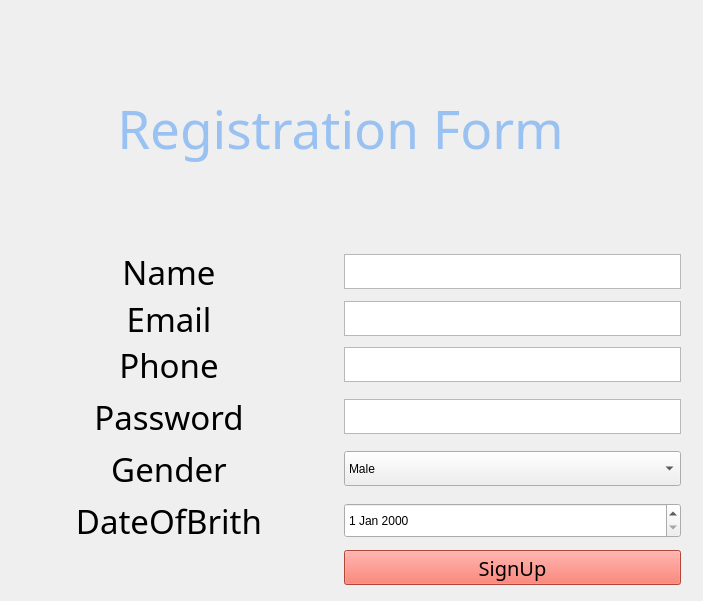
<?xml version="1.0" encoding="UTF-8"?>
<ui version="4.0">
 <class>MainWindow</class>
 <widget class="QMainWindow" name="MainWindow">
  <property name="windowModality">
   <enum>Qt::NonModal</enum>
  </property>
  <property name="enabled">
   <bool>true</bool>
  </property>
  <property name="geometry">
   <rect>
    <x>0</x>
    <y>0</y>
    <width>703</width>
    <height>601</height>
   </rect>
  </property>
  <property name="windowTitle">
   <string>RegistrationForm</string>
  </property>
  <widget class="QWidget" name="centralwidget">
   <property name="enabled">
    <bool>true</bool>
   </property>
   <widget class="QWidget" name="verticalLayoutWidget">
    <property name="geometry">
     <rect>
      <x>0</x>
      <y>14</y>
      <width>681</width>
      <height>571</height>
     </rect>
    </property>
    <layout class="QVBoxLayout" name="verticalLayout">
     <item>
      <layout class="QHBoxLayout" name="horizontalLayout_8">
       <item>
        <widget class="QLabel" name="label">
         <property name="sizePolicy">
          <sizepolicy hsizetype="Preferred" vsizetype="Preferred">
           <horstretch>0</horstretch>
           <verstretch>0</verstretch>
          </sizepolicy>
         </property>
         <property name="font">
          <font>
           <family>Abyssinica SIL</family>
           <pointsize>40</pointsize>
          </font>
         </property>
         <property name="styleSheet">
          <string notr="true">color: rgb(153, 193, 241);
</string>
         </property>
         <property name="text">
          <string>Registration Form</string>
         </property>
         <property name="alignment">
          <set>Qt::AlignCenter</set>
         </property>
        </widget>
       </item>
      </layout>
     </item>
     <item>
      <layout class="QHBoxLayout" name="horizontalLayout_7">
       <item>
        <widget class="QLabel" name="label_2">
         <property name="sizePolicy">
          <sizepolicy hsizetype="Preferred" vsizetype="Preferred">
           <horstretch>1</horstretch>
           <verstretch>0</verstretch>
          </sizepolicy>
         </property>
         <property name="font">
          <font>
           <family>aakar</family>
           <pointsize>25</pointsize>
          </font>
         </property>
         <property name="text">
          <string>Name</string>
         </property>
         <property name="alignment">
          <set>Qt::AlignCenter</set>
         </property>
        </widget>
       </item>
       <item>
        <widget class="QPlainTextEdit" name="plainTextEdit">
         <property name="sizePolicy">
          <sizepolicy hsizetype="Expanding" vsizetype="Preferred">
           <horstretch>1</horstretch>
           <verstretch>0</verstretch>
          </sizepolicy>
         </property>
         <property name="maximumSize">
          <size>
           <width>16777215</width>
           <height>35</height>
          </size>
         </property>
         <property name="styleSheet">
          <string notr="true"/>
         </property>
        </widget>
       </item>
      </layout>
     </item>
     <item>
      <layout class="QHBoxLayout" name="horizontalLayout_6">
       <property name="sizeConstraint">
        <enum>QLayout::SetDefaultConstraint</enum>
       </property>
       <item>
        <widget class="QLabel" name="label_3">
         <property name="sizePolicy">
          <sizepolicy hsizetype="Preferred" vsizetype="Preferred">
           <horstretch>1</horstretch>
           <verstretch>0</verstretch>
          </sizepolicy>
         </property>
         <property name="maximumSize">
          <size>
           <width>16777215</width>
           <height>35</height>
          </size>
         </property>
         <property name="font">
          <font>
           <family>aakar</family>
           <pointsize>25</pointsize>
          </font>
         </property>
         <property name="text">
          <string>Email</string>
         </property>
         <property name="alignment">
          <set>Qt::AlignCenter</set>
         </property>
        </widget>
       </item>
       <item>
        <widget class="QPlainTextEdit" name="plainTextEdit_2">
         <property name="sizePolicy">
          <sizepolicy hsizetype="Expanding" vsizetype="Preferred">
           <horstretch>1</horstretch>
           <verstretch>0</verstretch>
          </sizepolicy>
         </property>
         <property name="maximumSize">
          <size>
           <width>16777215</width>
           <height>35</height>
          </size>
         </property>
        </widget>
       </item>
      </layout>
     </item>
     <item>
      <layout class="QHBoxLayout" name="horizontalLayout_5">
       <item>
        <widget class="QLabel" name="label_4">
         <property name="sizePolicy">
          <sizepolicy hsizetype="Preferred" vsizetype="Preferred">
           <horstretch>1</horstretch>
           <verstretch>0</verstretch>
          </sizepolicy>
         </property>
         <property name="font">
          <font>
           <family>aakar</family>
           <pointsize>25</pointsize>
          </font>
         </property>
         <property name="text">
          <string>Phone</string>
         </property>
         <property name="alignment">
          <set>Qt::AlignCenter</set>
         </property>
        </widget>
       </item>
       <item>
        <widget class="QPlainTextEdit" name="plainTextEdit_3">
         <property name="sizePolicy">
          <sizepolicy hsizetype="Expanding" vsizetype="Preferred">
           <horstretch>1</horstretch>
           <verstretch>0</verstretch>
          </sizepolicy>
         </property>
         <property name="maximumSize">
          <size>
           <width>16777215</width>
           <height>35</height>
          </size>
         </property>
        </widget>
       </item>
      </layout>
     </item>
     <item>
      <layout class="QHBoxLayout" name="horizontalLayout_4">
       <item>
        <widget class="QLabel" name="label_5">
         <property name="sizePolicy">
          <sizepolicy hsizetype="Preferred" vsizetype="Preferred">
           <horstretch>1</horstretch>
           <verstretch>0</verstretch>
          </sizepolicy>
         </property>
         <property name="font">
          <font>
           <family>aakar</family>
           <pointsize>25</pointsize>
          </font>
         </property>
         <property name="text">
          <string>Password</string>
         </property>
         <property name="alignment">
          <set>Qt::AlignCenter</set>
         </property>
        </widget>
       </item>
       <item>
        <widget class="QPlainTextEdit" name="plainTextEdit_4">
         <property name="sizePolicy">
          <sizepolicy hsizetype="Expanding" vsizetype="Preferred">
           <horstretch>1</horstretch>
           <verstretch>1</verstretch>
          </sizepolicy>
         </property>
         <property name="maximumSize">
          <size>
           <width>16777215</width>
           <height>35</height>
          </size>
         </property>
        </widget>
       </item>
      </layout>
     </item>
     <item>
      <layout class="QHBoxLayout" name="horizontalLayout_3">
       <item>
        <widget class="QLabel" name="label_6">
         <property name="sizePolicy">
          <sizepolicy hsizetype="Preferred" vsizetype="Preferred">
           <horstretch>1</horstretch>
           <verstretch>0</verstretch>
          </sizepolicy>
         </property>
         <property name="font">
          <font>
           <family>aakar</family>
           <pointsize>25</pointsize>
          </font>
         </property>
         <property name="text">
          <string>Gender</string>
         </property>
         <property name="alignment">
          <set>Qt::AlignCenter</set>
         </property>
        </widget>
       </item>
       <item>
        <widget class="QComboBox" name="comboBox">
         <property name="sizePolicy">
          <sizepolicy hsizetype="Preferred" vsizetype="Fixed">
           <horstretch>1</horstretch>
           <verstretch>0</verstretch>
          </sizepolicy>
         </property>
         <property name="maximumSize">
          <size>
           <width>16777215</width>
           <height>35</height>
          </size>
         </property>
         <item>
          <property name="text">
           <string>Male</string>
          </property>
         </item>
         <item>
          <property name="text">
           <string>Female</string>
          </property>
         </item>
        </widget>
       </item>
      </layout>
     </item>
     <item>
      <layout class="QHBoxLayout" name="horizontalLayout_2">
       <item>
        <widget class="QLabel" name="label_7">
         <property name="sizePolicy">
          <sizepolicy hsizetype="Preferred" vsizetype="Preferred">
           <horstretch>1</horstretch>
           <verstretch>0</verstretch>
          </sizepolicy>
         </property>
         <property name="font">
          <font>
           <family>aakar</family>
           <pointsize>25</pointsize>
          </font>
         </property>
         <property name="text">
          <string>DateOfBrith</string>
         </property>
         <property name="alignment">
          <set>Qt::AlignCenter</set>
         </property>
        </widget>
       </item>
       <item>
        <widget class="QDateEdit" name="dateEdit">
         <property name="sizePolicy">
          <sizepolicy hsizetype="Minimum" vsizetype="Fixed">
           <horstretch>1</horstretch>
           <verstretch>0</verstretch>
          </sizepolicy>
         </property>
         <property name="maximumSize">
          <size>
           <width>16777215</width>
           <height>35</height>
          </size>
         </property>
        </widget>
       </item>
      </layout>
     </item>
     <item>
      <layout class="QHBoxLayout" name="horizontalLayout">
       <item>
        <widget class="QLabel" name="label_8">
         <property name="text">
          <string/>
         </property>
        </widget>
       </item>
       <item>
        <widget class="QPushButton" name="pushButton">
         <property name="maximumSize">
          <size>
           <width>16777215</width>
           <height>35</height>
          </size>
         </property>
         <property name="font">
          <font>
           <family>aakar</family>
           <pointsize>15</pointsize>
           <weight>50</weight>
           <italic>false</italic>
           <bold>false</bold>
          </font>
         </property>
         <property name="styleSheet">
          <string notr="true">color:rgb(0, 0, 0);
background-color: rgb(246, 97, 81);
</string>
         </property>
         <property name="text">
          <string>SignUp</string>
         </property>
        </widget>
       </item>
      </layout>
     </item>
    </layout>
   </widget>
  </widget>
 </widget>
 <resources/>
 <connections/>
</ui>
